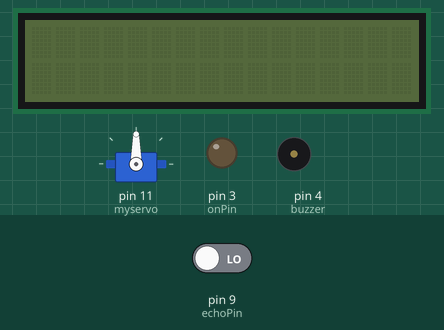
Simulated run of this sketch. Board: Arduino Uno, built with avr-gcc and run on an emulated ATmega328P. On the bench: servo, 16×2 character LCD, output pins drawn as LEDs (lit = HIGH), buzzer (waves = sounding). The test bench sets the inputs (shaded band); at power-on: pin 9 (echoPin) LOW. Pins used as bus, display or sensor lines are not drawn; what the sketch prints to the serial monitor is not drawn.

Above: at 0.1 s.
At 2.72 s:
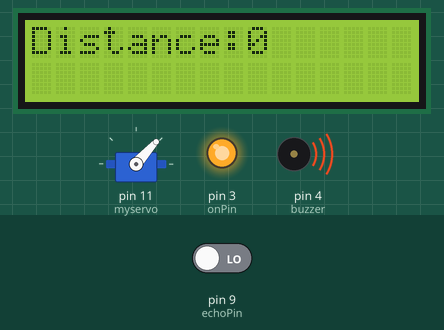
At 3.63 s:
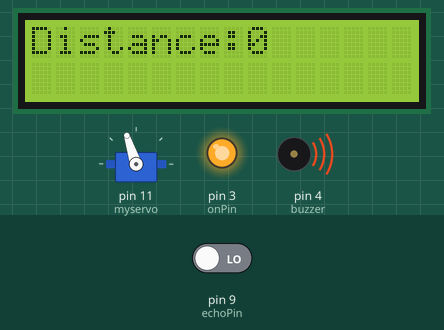
At 4.53 s:
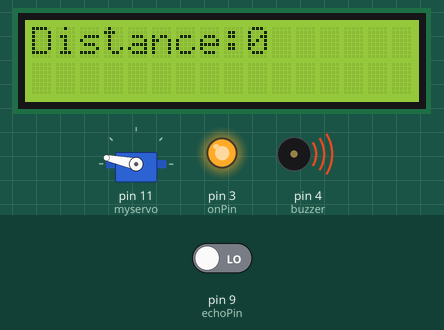
At 5.44 s:
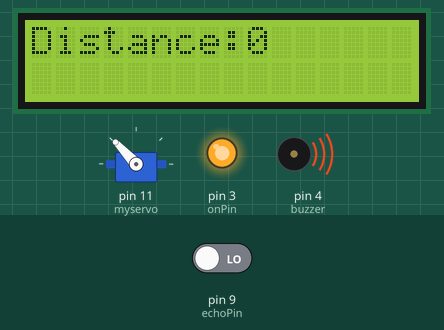
At 7.25 s:
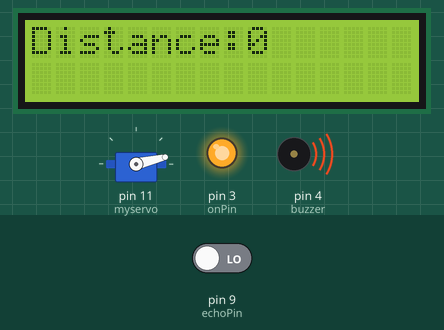
Timing chart, 0 to 40.0 s (numbered marks = the images above):
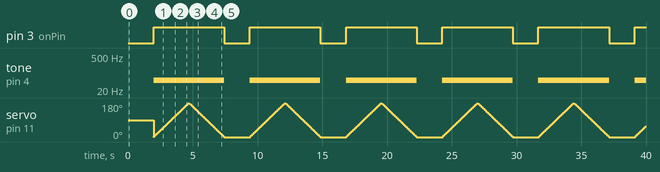

Measured:
- by itself, pin 3 (onPin): alternates HIGH for 5.5 s and LOW for 2.0 s
- by itself, tone on pin 4 (buzzer): alternates 50 Hz for 5.5 s and silent for 2.0 s

The sketch:

garage.ino
```cpp
#include <Wire.h>
#include <LiquidCrystal_I2C.h>
#include <Servo.h>

Servo myservo;
void motor();
int pos = 0;

LiquidCrystal_I2C lcd(0x27, 16, 2);

const int trigPin = 10;
const int echoPin = 9;
const int onPin = 3;
const int buzzer = 4;


long duration;
int distance;

void setup() {
  // put your setup code here, to run once:
  // SENSOR CODE
  pinMode(trigPin, OUTPUT);
  pinMode(echoPin, INPUT);
  pinMode(onPin, OUTPUT);
  pinMode(buzzer, OUTPUT);

  myservo.attach(11);
  Serial.begin(9600);

  // initialize the LCD
	// lcd.begin();

	// Turn on the blacklight and print a message.
	// lcd.print("Hello, world!");
}

void loop() {
  lcd.begin();
  lcd.backlight();
  // put your main code here, to run repeatedly:
  digitalWrite(trigPin, LOW);
  delay(500);

  digitalWrite(trigPin, HIGH);
  delay(400);
  digitalWrite(trigPin, LOW);

  duration = pulseIn(echoPin, HIGH);
  distance = duration*0.034/2;

  Serial.print("Distance is: ");
  Serial.println(distance);


	lcd.print("Distance:");
  lcd.print(distance);
  if(distance <= 20){
    digitalWrite(onPin, HIGH);
    tone(buzzer, 50);
    motor();
    // delay(500);
    digitalWrite(onPin, LOW);
    noTone(buzzer);

  }

}

void motor(){

  for (pos = 0; pos <= 180; pos += 1) { // goes from 0 degrees to 180 degrees
    // in steps of 1 degree
    myservo.write(pos);              // tell servo to go to position in variable 'pos'
    delay(15);                       // waits 15 ms for the servo to reach the position
  }
  for (pos = 180; pos >= 0; pos -= 1) { // goes from 180 degrees to 0 degrees
    myservo.write(pos);              // tell servo to go to position in variable 'pos'
    delay(15);                       // waits 15 ms for the servo to reach the position
  }

}
```
